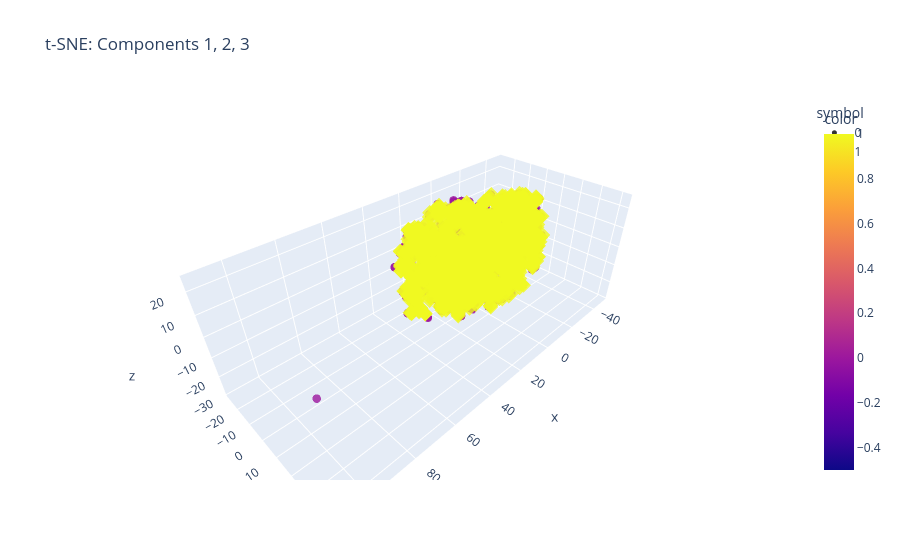
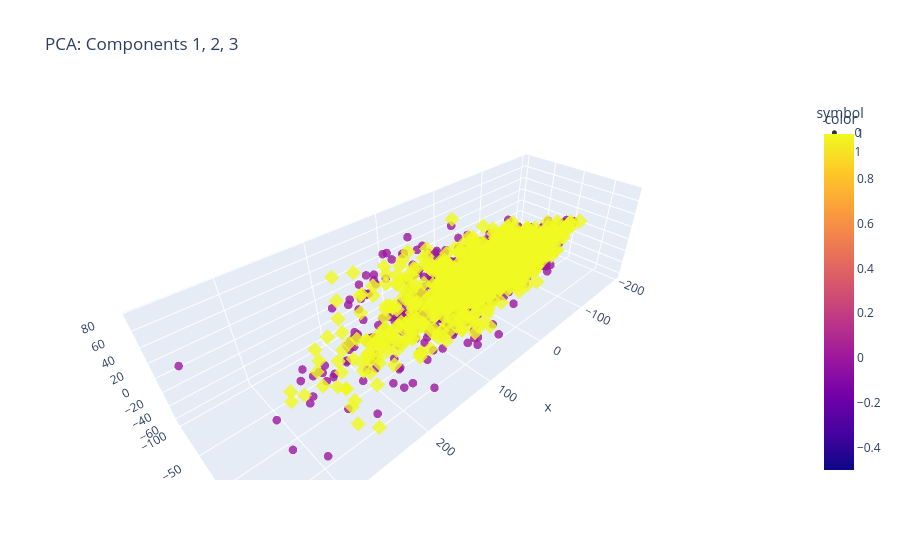
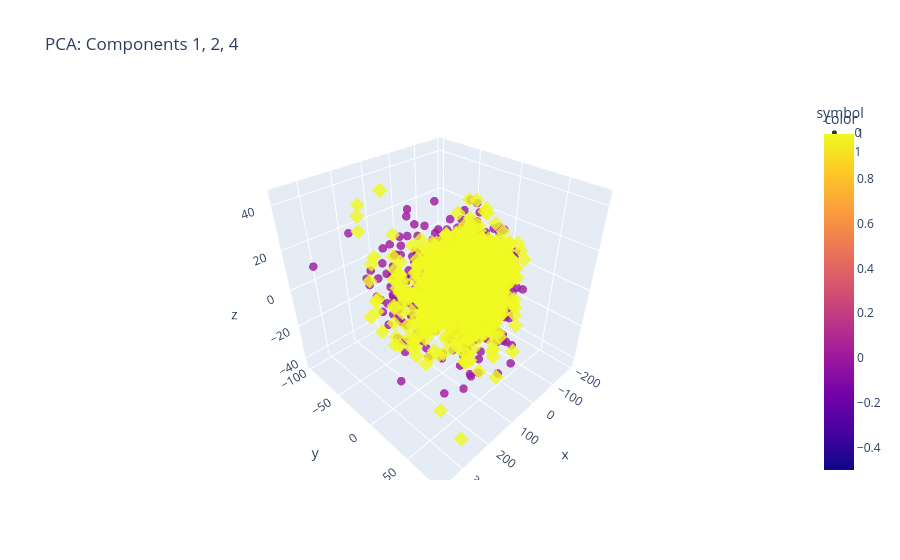
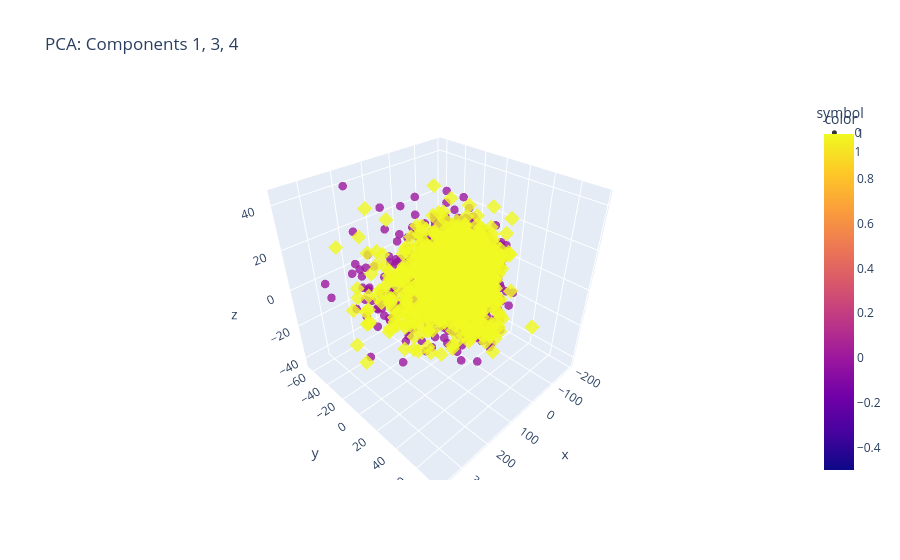

The code cell stored with these charts, in order, in its notebook:
### Code cell
plot_all_3D_tsne_pca(X_tsne, X_pca, y_encoded)

### Figure 1 — Plotly figure (JSON) as saved in the notebook; plotly's stock layout.template omitted (floating-point values rounded to 4 significant figures; data arrays with more than 128 entries replaced by an {"elided": "..."} marker saying what was removed)
{"data": [{"hovertemplate": "symbol=0<br>x=%{x}<br>y=%{y}<br>z=%{z}<br>color=%{marker.color}<extra></extra>", "legendgroup": "0", "marker": {"color": {"elided": "1637 int values"}, "coloraxis": "coloraxis", "opacity": 0.8, "size": 5, "symbol": "circle"}, "mode": "markers", "name": "0", "scene": "scene", "showlegend": true, "type": "scatter3d", "x": {"elided": "1637 float values"}, "y": {"elided": "1637 float values"}, "z": {"elided": "1637 float values"}}, {"hovertemplate": "symbol=1<br>x=%{x}<br>y=%{y}<br>z=%{z}<br>color=%{marker.color}<extra></extra>", "legendgroup": "1", "marker": {"color": {"elided": "1629 int values"}, "coloraxis": "coloraxis", "opacity": 0.8, "size": 5, "symbol": "diamond"}, "mode": "markers", "name": "1", "scene": "scene", "showlegend": true, "type": "scatter3d", "x": {"elided": "1629 float values"}, "y": {"elided": "1629 float values"}, "z": {"elided": "1629 float values"}}], "layout": {"coloraxis": {"colorbar": {"title": {"text": "color"}}, "colorscale": [[0, "#0d0887"], [0.1111, "#46039f"], [0.2222, "#7201a8"], [0.3333, "#9c179e"], [0.4444, "#bd3786"], [0.5556, "#d8576b"], [0.6667, "#ed7953"], [0.7778, "#fb9f3a"], [0.8889, "#fdca26"], [1, "#f0f921"]]}, "legend": {"title": {"text": "symbol"}, "tracegroupgap": 0}, "scene": {"domain": {"x": [0, 1], "y": [0, 1]}, "xaxis": {"title": {"text": "x"}}, "yaxis": {"title": {"text": "y"}}, "zaxis": {"title": {"text": "z"}}}, "title": {"text": "t-SNE: Components 1, 2, 3"}}}

### Figure 2 — Plotly figure (JSON) as saved in the notebook; plotly's stock layout.template omitted (floating-point values rounded to 4 significant figures; data arrays with more than 128 entries replaced by an {"elided": "..."} marker saying what was removed)
{"data": [{"hovertemplate": "symbol=0<br>x=%{x}<br>y=%{y}<br>z=%{z}<br>color=%{marker.color}<extra></extra>", "legendgroup": "0", "marker": {"color": {"elided": "1637 int values"}, "coloraxis": "coloraxis", "opacity": 0.8, "size": 5, "symbol": "circle"}, "mode": "markers", "name": "0", "scene": "scene", "showlegend": true, "type": "scatter3d", "x": {"elided": "1637 float values"}, "y": {"elided": "1637 float values"}, "z": {"elided": "1637 float values"}}, {"hovertemplate": "symbol=1<br>x=%{x}<br>y=%{y}<br>z=%{z}<br>color=%{marker.color}<extra></extra>", "legendgroup": "1", "marker": {"color": {"elided": "1629 int values"}, "coloraxis": "coloraxis", "opacity": 0.8, "size": 5, "symbol": "diamond"}, "mode": "markers", "name": "1", "scene": "scene", "showlegend": true, "type": "scatter3d", "x": {"elided": "1629 float values"}, "y": {"elided": "1629 float values"}, "z": {"elided": "1629 float values"}}], "layout": {"coloraxis": {"colorbar": {"title": {"text": "color"}}, "colorscale": [[0, "#0d0887"], [0.1111, "#46039f"], [0.2222, "#7201a8"], [0.3333, "#9c179e"], [0.4444, "#bd3786"], [0.5556, "#d8576b"], [0.6667, "#ed7953"], [0.7778, "#fb9f3a"], [0.8889, "#fdca26"], [1, "#f0f921"]]}, "legend": {"title": {"text": "symbol"}, "tracegroupgap": 0}, "scene": {"domain": {"x": [0, 1], "y": [0, 1]}, "xaxis": {"title": {"text": "x"}}, "yaxis": {"title": {"text": "y"}}, "zaxis": {"title": {"text": "z"}}}, "title": {"text": "PCA: Components 1, 2, 3"}}}

### Figure 3 — Plotly figure (JSON) as saved in the notebook; plotly's stock layout.template omitted (floating-point values rounded to 4 significant figures; data arrays with more than 128 entries replaced by an {"elided": "..."} marker saying what was removed)
{"data": [{"hovertemplate": "symbol=0<br>x=%{x}<br>y=%{y}<br>z=%{z}<br>color=%{marker.color}<extra></extra>", "legendgroup": "0", "marker": {"color": {"elided": "1637 int values"}, "coloraxis": "coloraxis", "opacity": 0.8, "size": 5, "symbol": "circle"}, "mode": "markers", "name": "0", "scene": "scene", "showlegend": true, "type": "scatter3d", "x": {"elided": "1637 float values"}, "y": {"elided": "1637 float values"}, "z": {"elided": "1637 float values"}}, {"hovertemplate": "symbol=1<br>x=%{x}<br>y=%{y}<br>z=%{z}<br>color=%{marker.color}<extra></extra>", "legendgroup": "1", "marker": {"color": {"elided": "1629 int values"}, "coloraxis": "coloraxis", "opacity": 0.8, "size": 5, "symbol": "diamond"}, "mode": "markers", "name": "1", "scene": "scene", "showlegend": true, "type": "scatter3d", "x": {"elided": "1629 float values"}, "y": {"elided": "1629 float values"}, "z": {"elided": "1629 float values"}}], "layout": {"coloraxis": {"colorbar": {"title": {"text": "color"}}, "colorscale": [[0, "#0d0887"], [0.1111, "#46039f"], [0.2222, "#7201a8"], [0.3333, "#9c179e"], [0.4444, "#bd3786"], [0.5556, "#d8576b"], [0.6667, "#ed7953"], [0.7778, "#fb9f3a"], [0.8889, "#fdca26"], [1, "#f0f921"]]}, "legend": {"title": {"text": "symbol"}, "tracegroupgap": 0}, "scene": {"domain": {"x": [0, 1], "y": [0, 1]}, "xaxis": {"title": {"text": "x"}}, "yaxis": {"title": {"text": "y"}}, "zaxis": {"title": {"text": "z"}}}, "title": {"text": "PCA: Components 1, 2, 4"}}}

### Figure 4 — Plotly figure (JSON) as saved in the notebook; plotly's stock layout.template omitted (floating-point values rounded to 4 significant figures; data arrays with more than 128 entries replaced by an {"elided": "..."} marker saying what was removed)
{"data": [{"hovertemplate": "symbol=0<br>x=%{x}<br>y=%{y}<br>z=%{z}<br>color=%{marker.color}<extra></extra>", "legendgroup": "0", "marker": {"color": {"elided": "1637 int values"}, "coloraxis": "coloraxis", "opacity": 0.8, "size": 5, "symbol": "circle"}, "mode": "markers", "name": "0", "scene": "scene", "showlegend": true, "type": "scatter3d", "x": {"elided": "1637 float values"}, "y": {"elided": "1637 float values"}, "z": {"elided": "1637 float values"}}, {"hovertemplate": "symbol=1<br>x=%{x}<br>y=%{y}<br>z=%{z}<br>color=%{marker.color}<extra></extra>", "legendgroup": "1", "marker": {"color": {"elided": "1629 int values"}, "coloraxis": "coloraxis", "opacity": 0.8, "size": 5, "symbol": "diamond"}, "mode": "markers", "name": "1", "scene": "scene", "showlegend": true, "type": "scatter3d", "x": {"elided": "1629 float values"}, "y": {"elided": "1629 float values"}, "z": {"elided": "1629 float values"}}], "layout": {"coloraxis": {"colorbar": {"title": {"text": "color"}}, "colorscale": [[0, "#0d0887"], [0.1111, "#46039f"], [0.2222, "#7201a8"], [0.3333, "#9c179e"], [0.4444, "#bd3786"], [0.5556, "#d8576b"], [0.6667, "#ed7953"], [0.7778, "#fb9f3a"], [0.8889, "#fdca26"], [1, "#f0f921"]]}, "legend": {"title": {"text": "symbol"}, "tracegroupgap": 0}, "scene": {"domain": {"x": [0, 1], "y": [0, 1]}, "xaxis": {"title": {"text": "x"}}, "yaxis": {"title": {"text": "y"}}, "zaxis": {"title": {"text": "z"}}}, "title": {"text": "PCA: Components 1, 3, 4"}}}
